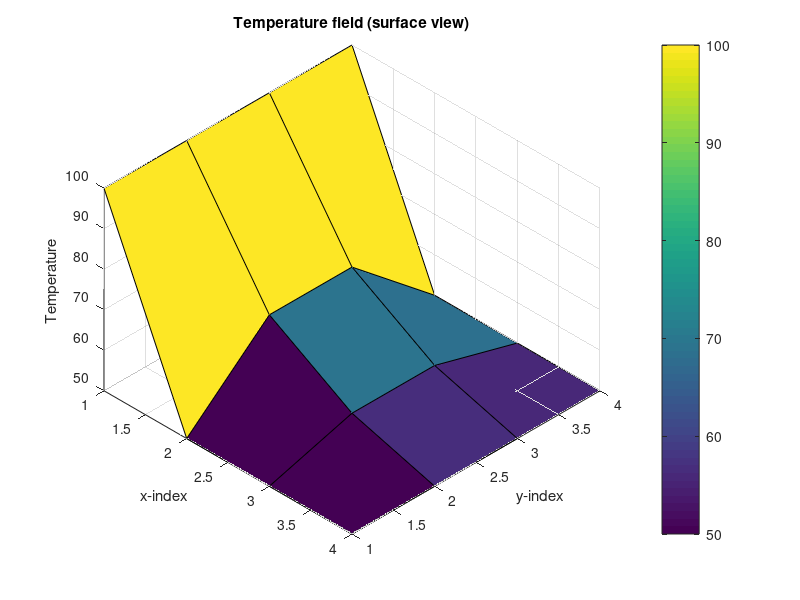
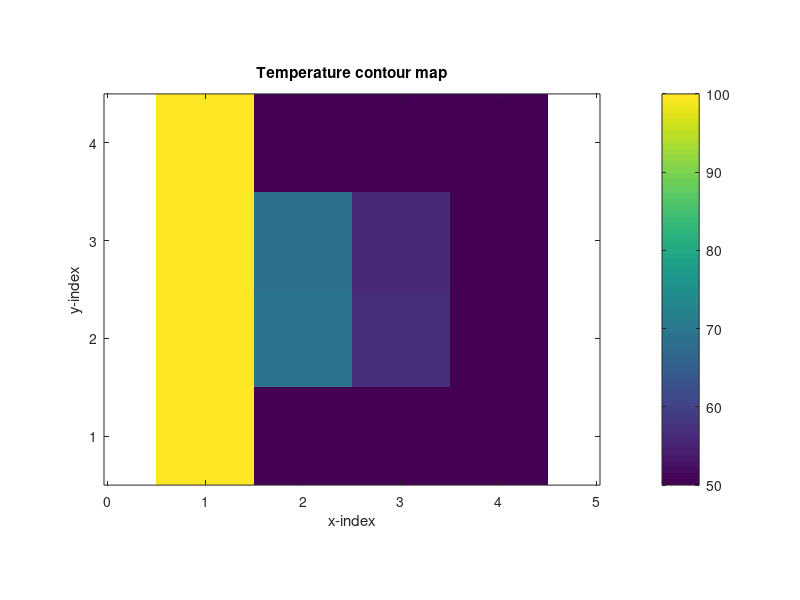

These charts were generated, in order, by the following MATLAB code:
clear; clc; close all;

%% ------------------------------------------------------------------------
% 1. Boundary values (Dirichlet BCs)

T_left   = 100;   % left wall
T_right  = 50;    % right wall
T_top    = 50;    % top wall
T_bottom = 50;    % bottom wall

% Matrix declaration
A = zeros(4,4);
b = zeros(4,1);

%% Equation for T11  -> row 1
A(1,1) = -4;   % T11 coefficient
A(1,2) =  1;   % T21 coefficient
A(1,3) =  1;   % T12 coefficient
A(1,4) =  0;   % T22 coefficient
b(1)   = -(T_left + T_bottom);   % -100 - 50 = -150

%%
% Equation for T21  -> row 2
A(2,1) =  1;   % T11
A(2,2) = -4;   % T21
A(2,3) =  0;   % T12
A(2,4) =  1;   % T22
b(2)   = -(T_right + T_bottom);  % -50 + 50 = -100
%%
% Equation for T12  -> row 3
A(3,1) =  1;   % T11
A(3,2) =  0;   % T21
A(3,3) = -4;   % T12
A(3,4) =  1;   % T22
b(3)   = -(T_left + T_top);      % -100 + 50 = -150
%%
% Equation for T22  -> row 4
A(4,1) =  0;   % T11
A(4,2) =  1;   % T21
A(4,3) =  1;   % T12
A(4,4) = -4;   % T22
b(4)   = -(T_right + T_top);     % -50 + 50 = -100

%% Solve equation
x = A \ b;

T11 = x(1);   % bottom-left interior
T21 = x(2);   % bottom-right interior
T12 = x(3);   % top-left interior
T22 = x(4);   % top-right interior

%% Reconstruct full field including the wall temperatures

corner_top_left     = T_left;    % 100
corner_top_right    = T_right;   % 50
corner_bottom_left  = T_left;    % 100
corner_bottom_right = T_right;   % 50

T_full = [ corner_top_left,   T_top,     T_top,     corner_top_right;   % top boundary row
           T_left,            T12,       T22,       T_right;            % interior top row
           T_left,            T11,       T21,       T_right;            % interior bottom row
           corner_bottom_left,T_bottom,  T_bottom,  corner_bottom_right]; % bottom boundary row

% For plotting with y increasing upward, flip vertically for imagesc later
T_plot = flipud(T_full);

%% 5. Post-process / output
fprintf('Solved interior temperatures:\n');
fprintf('  T11 (bottom-left interior)  = %.2f\n', T11);
fprintf('  T21 (bottom-right interior) = %.2f\n', T21);
fprintf('  T12 (top-left interior)     = %.2f\n', T12);
fprintf('  T22 (top-right interior)    = %.2f\n', T22);
%%
disp(' ');
disp('Full temperature field including boundaries (top row first):');
disp(T_full);

%%
figure;
surf(T_plot,'EdgeColor','k');
xlabel('x-index');
ylabel('y-index');
zlabel('Temperature');
title('Temperature field (surface view)');
colorbar;
view(45,45);
%%
figure;
imagesc(T_plot);
set(gca,'YDir','normal'); % make y increase upward visually
axis equal tight;
colorbar;
title('Temperature contour map');
xlabel('x-index');
ylabel('y-index');